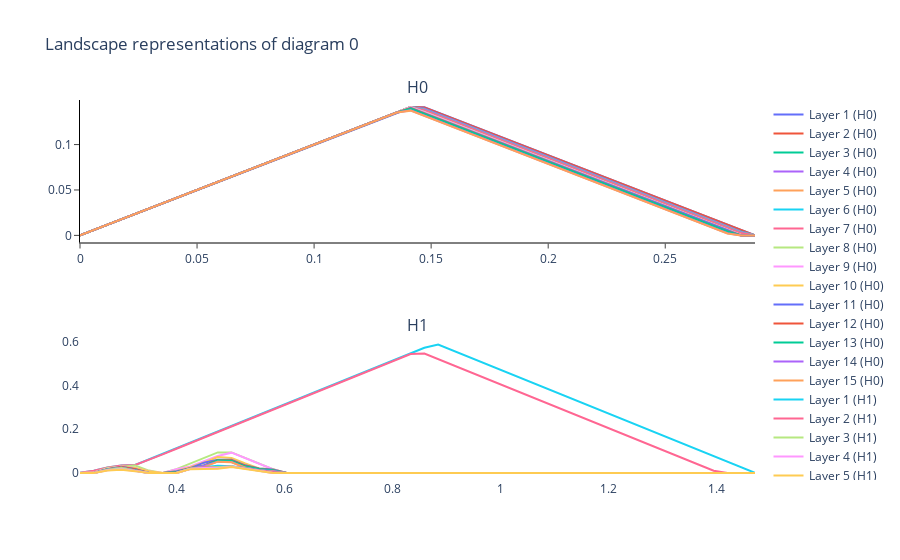

Write notebook code for a chart like this one.
### Markdown cell above
Persistence Landscapes are functions on the plane. I flatten them into vectors in compute_pl. To visualize the persistence landscapes as functions, run the next 2 blocks of codes.

### Code cell
pl = PersistenceLandscape(n_layers=15, n_bins=50)
sample_idx = 2
chosen_diagram = dgms_c[sample_idx:sample_idx+1] # Keeps the 3D shape (1, n_points, 3)

fig = pl.fit_transform_plot(chosen_diagram)
